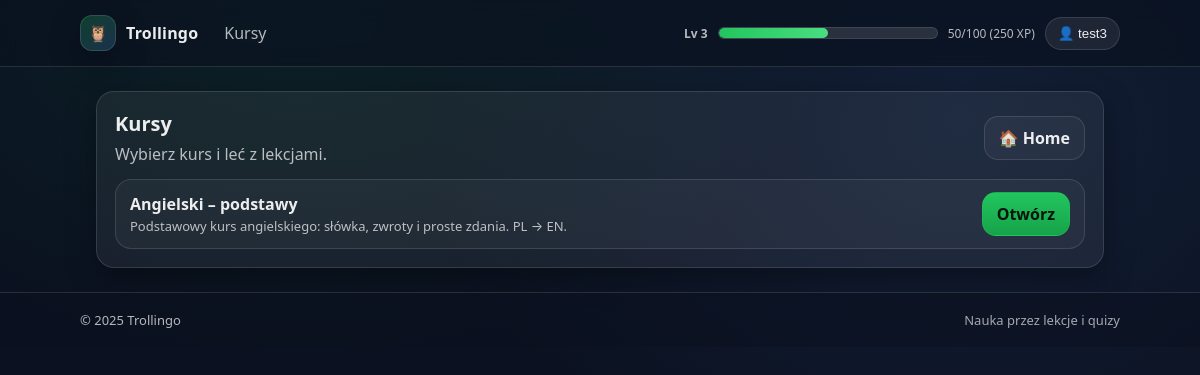
The page /courses/ (signed in) on the database its author committed.
### learning/models.py (models this page shows, shortened)
class Course(models.Model):
    name = models.CharField(max_length=100)
    description = models.TextField(blank=True)

### learning/views.py (the view)
# urls.py: path("courses/", views.CourseListView.as_view(), name="course_list"),
class CourseListView(LoginRequiredMixin, ListView):
    model = Course
    template_name = "learning/course_list.html"
    context_object_name = "courses"
    login_url = "learning:login"

### learning/context_processors.py (called while the page is built)
def xp_context(request):
    if not request.user.is_authenticated:
        return {}
    profile = getattr(request.user, "profile", None)
    xp_total = getattr(profile, "xp", 0) if profile else 0
    xp_level = getattr(profile, "level", 1) if profile else 1
    xp_in_level = getattr(profile, "xp_in_level", xp_total % 100) if profile else (xp_total % 100)
    xp_to_next = getattr(profile, "xp_to_next_level", 100 - xp_in_level) if profile else (100 - xp_in_level)
    xp_percent = getattr(profile, "xp_progress_percent", xp_in_level) if profile else xp_in_level
    try:
        xp_percent = int(xp_percent)
    except Exception:
        xp_percent = 0
    xp_percent = max(0, min(100, xp_percent))
    return {
        "xp_level": xp_level,
        "xp_total": xp_total,
        "xp_in_level": xp_in_level,
        "xp_to_next": xp_to_next,
        "xp_percent": xp_percent,
    }

### learning/models.py (called while the page is built)
    @property
    def level(self) -> int:
        return (self.xp // 100) + 1

    @property
    def xp_in_level(self) -> int:
        return self.xp % 100

    @property
    def xp_to_next_level(self) -> int:
        return 100 - self.xp_in_level

    @property
    def xp_progress_percent(self) -> int:
        return self.xp_in_level

### templates/learning/course_list.html (shortened to what this page needs)
{% extends "base.html" %}
{% block content %}
<section class="card">
  <div class="row" style="justify-content:space-between;">
    <div>
      <h2 class="card__title">Kursy</h2>
      <p class="card__subtitle">Wybierz kurs i leć z lekcjami.</p>
    </div>
    <a class="btn btn--ghost" href="{% url 'learning:home' %}">🏠 Home</a>
  </div>
  <div style="height:14px;"></div>
  {% if courses %}
    <ul class="list">
      {% for course in courses %}
        <li class="list__item">
          <div class="list__left">
            <a class="list__title" href="{% url 'learning:course_detail' course.pk %}">
              {{ course.name }}
            </a>
            {% if course.description %}
              <div class="list__meta">{{ course.description }}</div>
            {% else %}
              <div class="list__meta">Brak opisu</div>
            {% endif %}
          </div>
          <a class="btn btn--primary" href="{% url 'learning:course_detail' course.pk %}">Otwórz</a>
        </li>
      {% endfor %}
    </ul>
  {% else %}
    <div class="alert alert--info">Brak kursów.</div>
  {% endif %}
</section>
{% endblock %}

### templates/base.html (shortened to what this page needs)
{% load static %}
<!doctype html>
<html lang="pl">
<head>
  <link rel="stylesheet" href="{% static 'css/trollingo.css' %}">
</head>
<body>
<header class="topbar">
  <div class="container topbar__inner">
    <a class="brand" href="{% url 'learning:home' %}">
      <span class="brand__logo">🦉</span>
      <span class="brand__name">Trollingo</span>
    </a>
    <nav class="nav">
      <a class="nav__link" href="{% url 'learning:course_list' %}">Kursy</a>
      {% if request.user.is_authenticated %}
        <div class="xp">
          <div class="xp__label">Lv {{ xp_level|default:1 }}</div>
          <div class="xp__bar" title="Progres XP do kolejnego levela">
            <div class="xp__fill" style="width: {{ xp_percent|default:0 }}%;"></div>
          </div>
          <div class="xp__value">
            {{ xp_in_level|default:0 }}/100 ({{ xp_total|default:0 }} XP)
          </div>
        </div>
        <div class="user-menu" data-user-menu>
          <button class="user-menu__btn" type="button" data-user-menu-btn aria-expanded="false">
            👤 {{ request.user.username }}
          </button>
        </div>
      {% else %}
        <a class="btn btn--ghost" href="{% url 'learning:login' %}">Zaloguj</a>
        <a class="btn btn--primary" href="{% url 'learning:register' %}">Załóż konto</a>
      {% endif %}
    </nav>
  </div>
</header>
<main class="container">
  {% block content %}{% endblock %}
</main>
<footer class="footer">
  <div class="container footer__inner">
    <span>© {% now "Y" %} Trollingo</span>
    <span class="footer__muted">Nauka przez lekcje i quizy</span>
  </div>
</footer>
</body>
</html>

### learning/static/css/trollingo.css (style rules this page uses)
:root { --bg: #0b1220; --bg2: #0a1020; --panel: rgba(255,255,255,.06); --text: rgba(255,255,255,.92); --muted: rgba(255,255,255,.70); --border: rgba(255,255,255,.12); --shadow: 0 10px 30px rgba(0,0,0,.35); --radius: 18px; --primary: #22c55e; --primary2: #16a34a; --danger: #ef4444; --warning: #f59e0b; --info: #60a5fa; }
* { box-sizing: border-box; }
html, body { height:100%; margin:0; }
body { font-family: ui-sans-serif, system-ui, -apple-system, Segoe UI, Roboto, Arial; color: var(--text); background: var(--bg); overflow-x: hidden; }
body::before { content:""; position: fixed; inset: 0; z-index: -1; background: radial-gradient(900px 600px at 25% 0%, rgba(34,197,94,.10), transparent 60%), radial-gradient(900px 700px at 80% 15%, rgba(96,165,250,.10), transparent 60%), linear-gradient(180deg, var(--bg2), var(--bg)); }
a { color: inherit; text-decoration: none; }
.container { max-width: 1040px; margin: 0 auto; padding: 24px 16px; }
.topbar { position: sticky; top: 0; z-index: 20; backdrop-filter: blur(10px); background: rgba(11,18,32,.72); border-bottom: 1px solid var(--border); overflow: visible; }
.topbar__inner { display:flex; align-items:center; gap: 16px; padding: 14px 0; }
.brand { display:flex; align-items:center; gap: 10px; font-weight: 800; letter-spacing: .2px; }
.brand__logo { width: 36px; height: 36px; display:grid; place-items:center; border-radius: 12px; background: linear-gradient(135deg, rgba(34,197,94,.25), rgba(96,165,250,.20)); border: 1px solid var(--border); box-shadow: var(--shadow); }
.brand__name { font-size: 16px; }
.nav { display:flex; align-items:center; gap: 10px; width:100%; min-width: 0; }
.nav__link { padding: 8px 10px; border-radius: 12px; color: var(--muted); }
.xp { display:flex; align-items:center; gap: 10px; }
.xp__label { font-size: 12px; font-weight: 900; color: var(--muted); white-space: nowrap; }
.xp__bar { width: 220px; height: 12px; background: rgba(255,255,255,.12); border-radius: 999px; overflow: hidden; border: 1px solid rgba(255,255,255,.10); }
.xp__fill { height: 100%; width: 0%; background: linear-gradient(90deg, var(--primary), #4ade80); border-radius: 999px; transition: width .35s ease; }
.xp__value { font-size: 12px; color: var(--muted); white-space: nowrap; }
.user-menu { position: relative; z-index: 50; }
.user-menu__btn { padding: 8px 12px; border-radius: 999px; background: rgba(255,255,255,.08); border: 1px solid var(--border); color: var(--text); cursor: pointer; }
.row { display:flex; gap: 16px; flex-wrap: wrap; align-items:center; }
.card { background: var(--panel); border: 1px solid var(--border); border-radius: var(--radius); box-shadow: var(--shadow); padding: 18px; }
.card__title { font-size: 20px; margin: 0 0 6px 0; }
.card__subtitle { color: var(--muted); margin: 0; }
.btn { display:inline-flex; align-items:center; justify-content:center; gap: 8px; padding: 10px 14px; border-radius: 14px; border: 1px solid var(--border); background: rgba(255,255,255,.06); color: var(--text); font-weight: 800; cursor:pointer; text-decoration:none !important; }
.btn--primary { background: linear-gradient(180deg, var(--primary), var(--primary2)); border-color: rgba(34,197,94,.35); color: #06150b; }
.btn--ghost { background: rgba(255,255,255,.04); }
.list { list-style:none; padding:0; margin:0; display:flex; flex-direction:column; gap: 10px; }
.list__item { display:flex; align-items:center; justify-content:space-between; gap: 12px; padding: 12px 14px; border-radius: 16px; border: 1px solid var(--border); background: rgba(255,255,255,.04); }
.list__left { display:flex; flex-direction:column; gap: 2px; }
.list__title { font-weight: 900; }
.list__meta { color: var(--muted); font-size: 13px; }
.footer { border-top: 1px solid var(--border); background: rgba(11,18,32,.55); }
.footer__inner { display:flex; justify-content:space-between; align-items:center; padding: 18px 0; color: var(--muted); font-size: 13px; }
.footer__muted { opacity: .9; }

### rows shown on the page
Course: name "Angielski – podstawy", description "Podstawowy kurs angielskiego: słówka, zwroty i proste zdania. PL → EN."

### other values the page prints
{{ xp_level|default:1 }} "3"
{{ xp_in_level|default:0 }} "50"
{{ xp_total|default:0 }} "250"
{{ request.user.username }} "test3"
